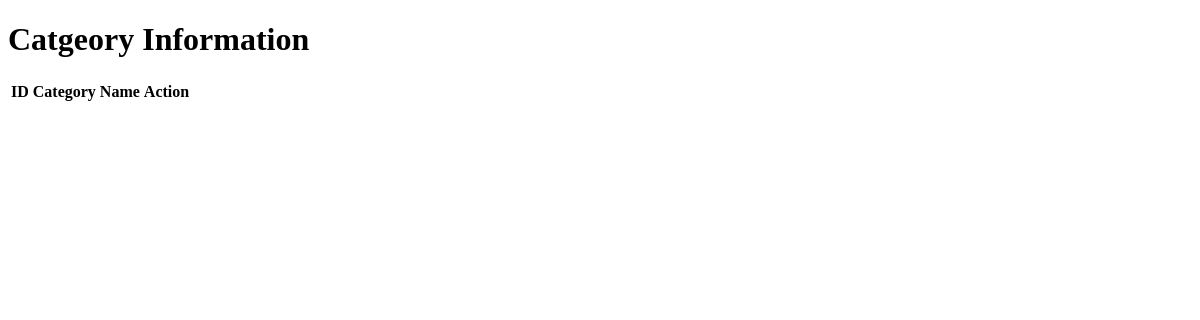
The app's page /admin/viewCat.php, older data.
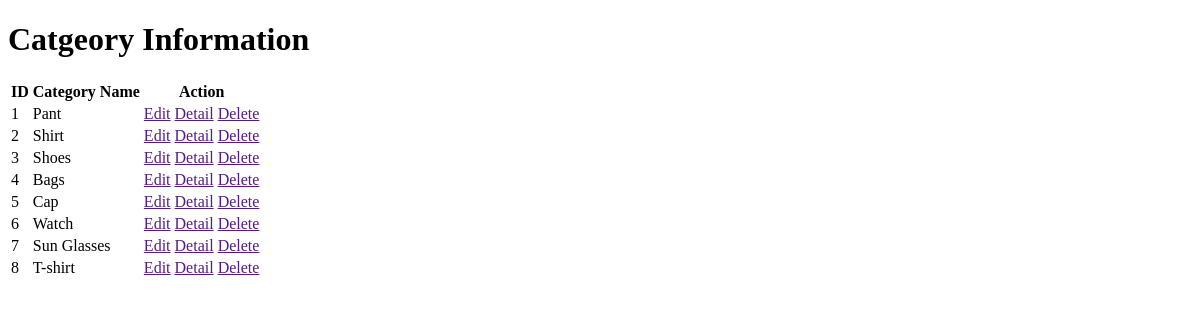
The same page, newer data.
### tables this page shows
CREATE TABLE `categorytb` (
  `cid` int(11) NOT NULL,
  `cname` varchar(50) NOT NULL
);

### admin/viewCat.php (the view, shortened to what this page needs)
<?php
    include("connection.php");
?>
<!DOCTYPE html>
<html lang="en">
<head>
</head>
<body>
    <h1>Catgeory Information</h1>
    <table id="mytable" class="table display">
        <thead>
        <tr>
            <th>ID</th>
            <th>Category Name</th>
            <th>Action</th>
        </tr>
        </thead>
        <tbody>
        <?php
            $fetch = mysqli_query($con,"select * from categorytb");
            while($row = mysqli_fetch_array($fetch))
            {
                echo '
                <tr>
                    <td>'.$row[0].'</td>
                    <td>'.$row[1].'</td>
                <td>
                    <a href="" class="btn btn-success">Edit</a>
                    <a href="" class="btn btn-info">Detail</a>
                    <a href="" class="btn btn-danger">Delete</a>
            </td>
            </tr>
            ';
            }
        ?>
        </tbody>
    </table>
</body>
</html>

Row changes from the older to the newer data that the page shows:
added categorytb: cid "1", cname "Pant"
added categorytb: cid "2", cname "Shirt"
added categorytb: cid "3", cname "Shoes"
added categorytb: cid "4", cname "Bags"
added categorytb: cid "5", cname "Cap"
added categorytb: cid "6", cname "Watch"
added categorytb: cid "7", cname "Sun Glasses"
added categorytb: cid "8", cname "T-shirt"
